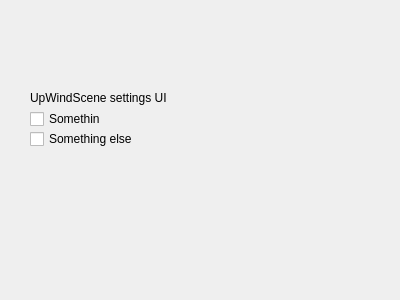
<?xml version="1.0" encoding="UTF-8"?>
<ui version="4.0">
 <class>SettingsUI</class>
 <widget class="QWidget" name="SettingsUI">
  <property name="geometry">
   <rect>
    <x>0</x>
    <y>0</y>
    <width>400</width>
    <height>300</height>
   </rect>
  </property>
  <property name="windowTitle">
   <string>Form</string>
  </property>
  <widget class="QLabel" name="label">
   <property name="geometry">
    <rect>
     <x>30</x>
     <y>90</y>
     <width>221</width>
     <height>16</height>
    </rect>
   </property>
   <property name="text">
    <string>UpWindScene settings UI</string>
   </property>
  </widget>
  <widget class="QCheckBox" name="checkBox">
   <property name="geometry">
    <rect>
     <x>30</x>
     <y>110</y>
     <width>71</width>
     <height>18</height>
    </rect>
   </property>
   <property name="text">
    <string>Something</string>
   </property>
  </widget>
  <widget class="QCheckBox" name="checkBox_2">
   <property name="geometry">
    <rect>
     <x>30</x>
     <y>130</y>
     <width>111</width>
     <height>18</height>
    </rect>
   </property>
   <property name="text">
    <string>Something else</string>
   </property>
  </widget>
 </widget>
 <resources/>
 <connections/>
</ui>
